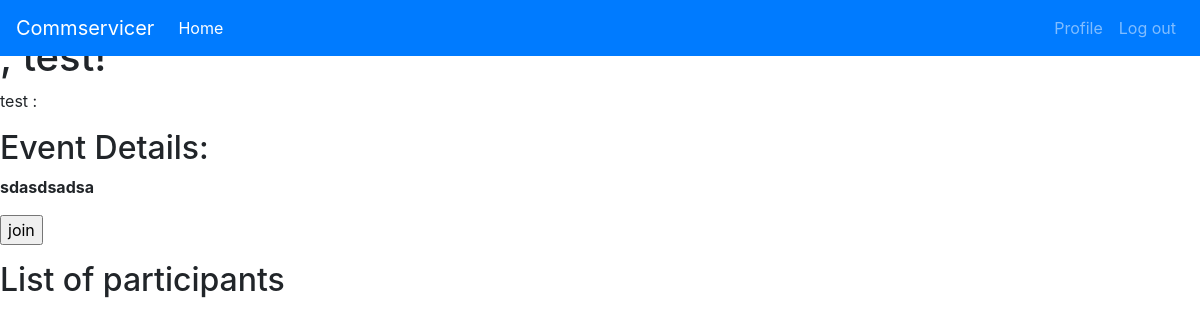
/event/4 (signed in), run on an earlier commit of the app's database.
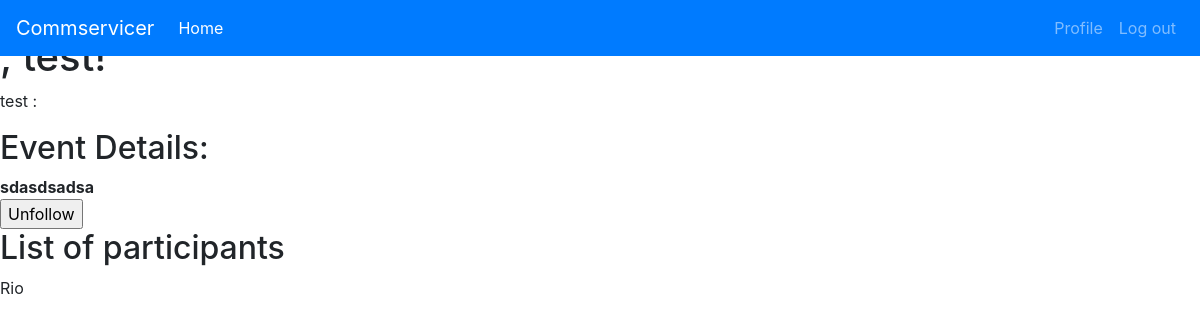
And on a later commit of the database.
### app/models.py (models this page shows, shortened)
class Post(db.Model):
    id = db.Column(db.Integer, primary_key=True)
    title = db.Column(db.String(100),nullable = False , index = True)
    body = db.Column(db.String(1000))
    timestamp = db.Column(db.DateTime, index=True, default=datetime.now())
    start_time  = db.Column(db.DateTime, index=True)
    user_id = db.Column(db.Integer, db.ForeignKey('user.id'),nullable=False)
    max_participant = db.Column(db.Integer)
    verified = db.Column(db.BOOLEAN,nullable=False,default = False)
    participant_count = db.relationship('User', secondary=participants,
                                        primaryjoin =(participants.c.post_id == id),
                                        secondaryjoin =(participants.c.user_id == User.id),
                                        backref=db.backref('Post',lazy=True), lazy=True)
    def has_joined(self, user):
        return Post.query.filter(participants.c.user_id == user.id, participants.c.post_id == self.id).count()> 0
    def participant_list(self):
        return User.query.join(participants,(participants.c.user_id == User.id)).\
            filter(participants.c.post_id == self.id).all()

class User(UserMixin, db.Model):
    id = db.Column(db.Integer,primary_key=True)
    username = db.Column(db.String(128),index=True,unique=True,nullable=False)
    email = db.Column(db.String(128), index=True, unique=True, nullable=False)
    password = db.Column(db.String(128),nullable=False)
    user_level = db.Column(db.Integer,nullable= False,default=3)
    posts = db.relationship('Post', backref='author', lazy='dynamic')
    about_me = db.Column(db.String(140))
    last_seen = db.Column(db.DateTime, default=datetime.utcnow)

### app/routes.py (the view)
@app.route('/event/<id>')
@login_required
def event_details(id):
    post = Post.query.filter_by(id = id).first_or_404()
    form = EmptyForm()
    list_of_participants = post.participant_list()
    return render_template('event_details.html',post = post, user=current_user,form =form, list_of_participants=list_of_participants)

### app/forms.py
class EmptyForm(FlaskForm):
    submit = SubmitField('Submit')

### app/models.py (called while the page is built)
@login.user_loader
def load_user(id):
    return User.query.get(int(id))

### app/routes.py (called while the page is built)
@app.before_request
def before_request():
    if current_user.is_authenticated:
        current_user.last_seen = datetime.now()
        db.session.commit()

### app/templates/event_details.html (shortened to what this page needs)
{% extends "base.html" %}
{% block content %}
    <h1>, {{ post.title }}!</h1>
    <div><p>{{ post.title }}  :</p>
        <h2>Event Details: </h2>
        <b>{{ post.body }}</b></div>
    {% if not post.has_joined(user) %}
        <p>
            <form action="{{ url_for('join', id =post.id) }}" method="post">
                {{ form.submit(value='join') }}
            </form>
        </p>
    {% else %}
    <form action="{{ url_for('leave', id=post.id) }}" method="post">
                {{ form.submit(value='Unfollow') }}
    </form>
    {% endif %}
    {% if post.user_id == user.id or user_level < 3 %}
        <h2>List of participants</h2>
    {% for user in list_of_participants  %}
            <div><p>{{user.username }} </p></div>
    {% endfor %}
    {% endif %}
{%  endblock %}

### app/templates/base.html (shortened to what this page needs)
<!DOCTYPE html>
<html lang="en">
<head>
    <link rel="stylesheet" href="https://maxcdn.bootstrapcdn.com/bootstrap/4.4.1/css/bootstrap.min.css">
    <link rel="stylesheet" type="text/css" href="{{ url_for('static', filename='css/custom.css') }}">
</head>
<body>
    <div>
        {%  if current_user.is_anonymous %}
        <nav class="navbar navbar-expand-sm bg-primary navbar-dark fixed-top">
            <a class="navbar-brand" href="#">Commservicer</a>
            <ul class="navbar-nav">
                <li class="nav-item active">
                    <a class="nav-link" href="{{ url_for('index') }}">Home</a>
                </li>
            </ul>
            <ul class="navbar-nav ml-auto">
                <li class="nav-item active">
                    <a class="nav-link" href="{{ url_for('login') }}">Login</a>
                </li>
                <li class="nav-item active">
                    <a class="nav-link" href="{{ url_for('register') }}">Register</a>
                </li>
            </ul>
        </nav>
        {% else %}
        <nav class="navbar navbar-expand-sm bg-primary navbar-dark fixed-top">
            <a class="navbar-brand" href="#">Commservicer</a>
            <ul class="navbar-nav">
                <li class="nav-item active">
                    <a class="nav-link" href="{{ url_for('index') }}">Home</a>
                </li>
            </ul>
            <ul class="navbar-nav ml-auto">
                <li class="nav-item">
                    <a class="nav-link" href="{{ url_for('user', username= current_user.username) }}">Profile</a>
                </li>
                <li class="nav-item">
                    <a class="nav-link" href="{{ url_for('logout') }}">Log out</a>
                </li>
            </ul>
        </nav>
        {% endif %}
    </div>
    {% block content %}
    {% endblock content %}
</body>
</html>

What changed in the data, as far as the page shows it:
now on this page (row edited): User: username "Rio"
Also different on the page:
form field submit: (not shown) → "Unfollow"
form field submit: "join" → (not shown)
